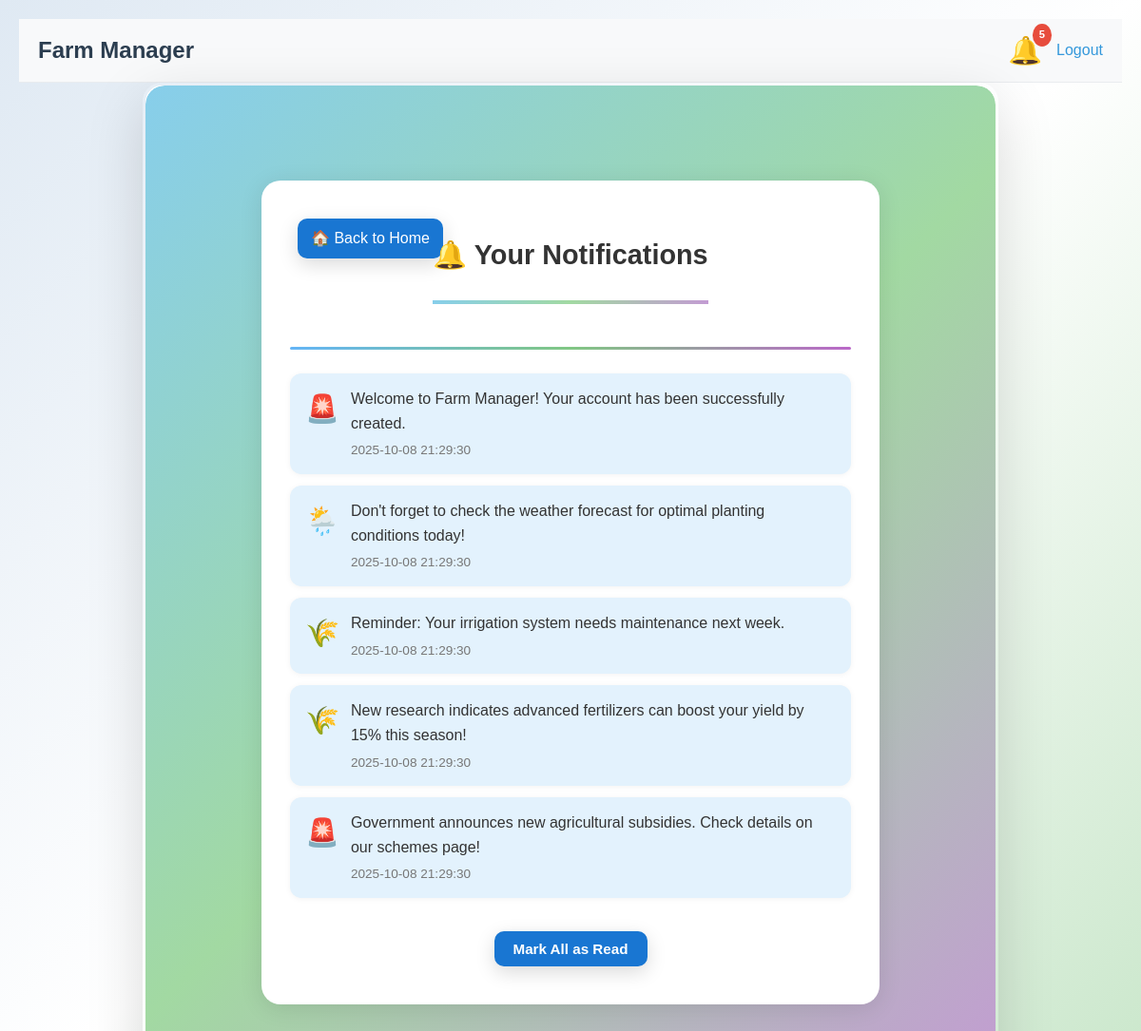
The app's page /notifications_page (signed in) with its own data.
### tables this page shows
CREATE TABLE notifications (id INTEGER PRIMARY KEY, user_id INTEGER, message TEXT, type TEXT, created_at TEXT, is_read INTEGER DEFAULT 0);

### app.py (the view)
@app.route('/notifications_page')
def notifications_page():
    if 'user_id' not in session:
        return redirect(url_for('login'))
    user_id = session['user_id']
    conn = sqlite3.connect('notes.db')
    c = conn.cursor()
    c.execute('SELECT id, message, type, created_at, is_read FROM notifications WHERE user_id=? ORDER BY created_at DESC', (user_id,))
    notifications = c.fetchall()
    conn.close()
    notifications_list = []
    for notif in notifications:
        notifications_list.append({
            'id': notif[0],
            'message': notif[1],
            'type': notif[2],
            'created_at': notif[3],
            'is_read': bool(notif[4])
        })
    return render_template('notifications.html', notifications=notifications_list)

### templates/notifications.html (shortened to what this page needs)
{% extends "base.html" %}
{% block content %}
<div class="container">
  <div class="content">
    <div class="notification-box">
      <div class="notification-header">
        <a href="{{ url_for('home') }}" class="btn btn-secondary back-home">🏠 Back to Home</a>
        <h2>🔔 Your Notifications</h2>
      </div>
      <hr class="divider">
      <div class="notification-list-container">
        <ul id="notification-page-list">
          {% if notifications %}
            {% for notif in notifications %}
              <li class="notification-item {% if not notif.is_read %}unread{% endif %}">
                <span class="notification-type-icon">
                  {% if notif.type == 'weather' %}🌦️
                  {% elif notif.type == 'alert' %}🚨
                  {% elif notif.type == 'farming' %}🌾
                  {% elif notif.type == 'scheme' %}📢
                  {% else %}💬
                  {% endif %}
                </span>
                <div class="notification-content">
                  <div class="notification-message">{{ notif.message }}</div>
                  <div class="notification-time">{{ notif.created_at }}</div>
                </div>
              </li>
            {% endfor %}
          {% endif %}
        </ul>
        <div class="bulk-actions">
          <button id="mark-all-read-btn-page" class="btn btn-primary">Mark All as Read</button>
        </div>
      </div>
    </div>
  </div>
</div>
{% endblock %}

### static/styles.css (style rules this page uses)
* { margin: 0; padding: 0; box-sizing: border-box; }
body { font-family: 'Segoe UI', Tahoma, Geneva, Verdana, sans-serif; background: linear-gradient(135deg, #f0fff0 0%, #e0ffe0 100%); min-height: 100vh; padding: 20px; color: #003300; line-height: 1.6; position: relative; overflow-x: hidden; }
body::before { content: ''; position: fixed; top: 0; left: 0; width: 100%; height: 100%; pointer-events: none; z-index: -1; }
.container { max-width: 900px; margin: 0 auto; background: rgba(255, 255, 255, 0.95); border-radius: 20px; box-shadow: 0 20px 60px rgba(0, 0, 0, 0.15); backdrop-filter: blur(15px); overflow: hidden; border: 3px solid transparent; background-clip: padding-box; position: relative; }
.container::before { content: ''; position: absolute; top: 0; left: 0; right: 0; bottom: 0; border-radius: 20px; padding: 3px; background: linear-gradient(135deg, #87ceeb, #a2d9a2, #c39bd3); -webkit-mask: linear-gradient(#fff 0 0) content-box, linear-gradient(#fff 0 0); -webkit-mask-composite: exclude; z-index: -1; }
h1, h2, h3 { color: #004d00; margin-bottom: 20px; text-align: center; font-weight: 600; }
h2 { font-size: 2.2em; color: #2e8b57; padding: 25px 0; border-bottom: 4px solid; border-image: linear-gradient(90deg, #87ceeb, #a2d9a2, #c39bd3) 1; margin-bottom: 30px; position: relative; }
.content { padding: 50px; }
button, .btn { display: inline-block; padding: 15px 35px; margin: 10px 8px; border: none; border-radius: 12px; font-size: 16px; font-weight: 600; text-decoration: none; text-align: center; cursor: pointer; transition: all 0.3s ease; box-shadow: 0 6px 20px rgba(0, 0, 0, 0.15); min-width: 140px; position: relative; overflow: hidden; }
.btn::before { content: ''; position: absolute; top: 0; left: -100%; width: 100%; height: 100%; background: linear-gradient(90deg, transparent, rgba(255,255,255,0.3), transparent); transition: left 0.5s; }
.btn-primary, button[type="submit"] { background: linear-gradient(135deg, #3498db, #2980b9); color: white; }

### templates/base.html (style rules this page uses)
.notification-content { flex-grow: 1; }
.notification-message { font-size: 0.95em; color: #34495e; margin-bottom: 5px; }
.notification-time { font-size: 0.8em; color: #7f8c8d; }
.notification-type-icon { font-size: 1.2em; margin-right: 10px; flex-shrink: 0; }

### templates/notifications.html (style rules this page uses)
body { background: linear-gradient(135deg, #dfe9f3, #ffffff, #c8e6c9); font-family: "Poppins", sans-serif; }
.notification-box { background: #fff; border-radius: 20px; box-shadow: 0 4px 25px rgba(0,0,0,0.1); padding: 30px; margin: 50px auto; max-width: 650px; position: relative; }
.notification-header { display: flex; align-items: center; justify-content: center; position: relative; }
.notification-header h2 { font-size: 1.8em; font-weight: 600; color: #333; }
.divider { border: none; height: 3px; margin: 15px 0 25px; border-radius: 10px; background: linear-gradient(90deg, #64b5f6, #81c784, #ba68c8); }
.back-home { position: absolute; left: 0; top: 0; background: #1976d2; color: #fff; padding: 8px 14px; border-radius: 10px; text-decoration: none; font-weight: 500; transition: 0.3s; }
#notification-page-list { list-style: none; padding: 0; margin: 0; }
.notification-item { background: #f9fafc; padding: 14px 16px; border-radius: 12px; display: flex; align-items: flex-start; margin-bottom: 12px; box-shadow: 0 1px 6px rgba(0,0,0,0.05); transition: all 0.3s ease; }
.notification-item.unread { background: #e3f2fd; }
.notification-type-icon { font-size: 1.8em; margin-right: 12px; }
.notification-content { flex-grow: 1; }
.notification-message { font-size: 1em; color: #333; margin-bottom: 5px; font-weight: 500; }
.notification-time { font-size: 0.85em; color: #777; }
.bulk-actions { text-align: center; margin-top: 25px; }
.btn-primary { background: #1976d2; color: white; border: none; border-radius: 10px; padding: 10px 20px; font-size: 0.95em; transition: all 0.3s; }

### records on screen
notifications: message "Welcome to Farm Manager! Your account has been successfully created.", created_at "2025-10-08 21:29:30"
notifications: message "Don't forget to check the weather forecast for optimal planting conditions today!", created_at "2025-10-08 21:29:30"
notifications: message "Reminder: Your irrigation system needs maintenance next week.", created_at "2025-10-08 21:29:30"
notifications: message "New research indicates advanced fertilizers can boost your yield by 15% this season!", created_at "2025-10-08 21:29:30"
notifications: message "Government announces new agricultural subsidies. Check details on our schemes page!", created_at "2025-10-08 21:29:30"
